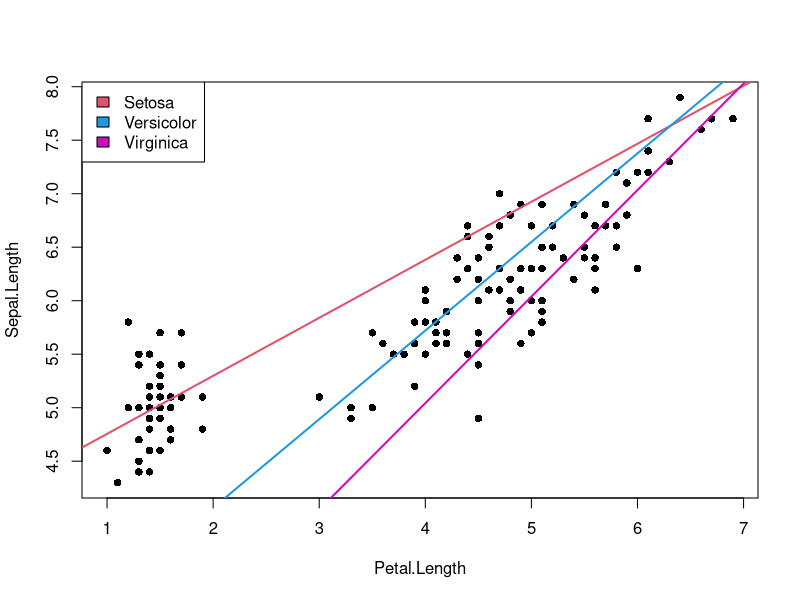
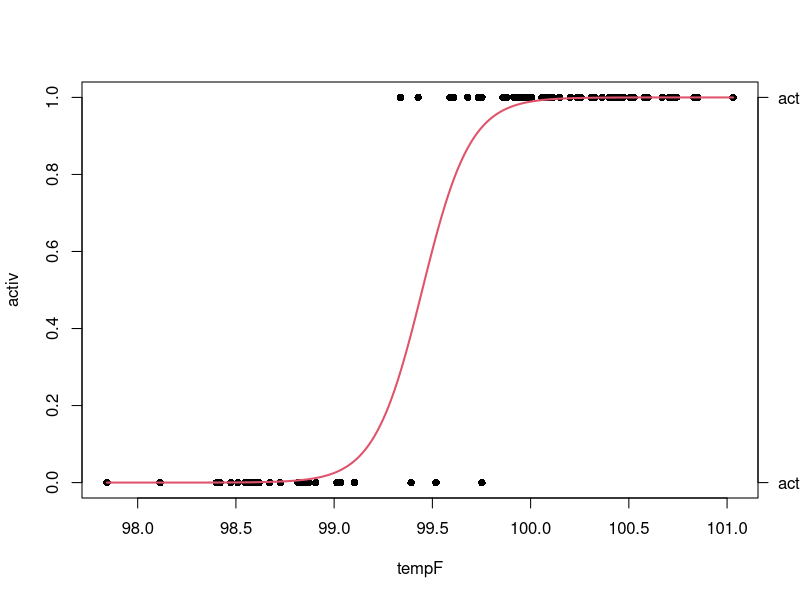

The R source for these figures, in order:
# Macie Wheeler
# Homework 6

### Question 1

## Part a

attach(iris)

mod1 <- lm(Sepal.Length ~ Petal.Length * Species, data = iris)
summary(mod1)

## Part b

# Versicolor: .8283x + 2.4076
# Virginica: .9957x + 1.0597
# Setosa: .5423x + 4.2132

# As petal length for the species Versicolor increases by 1 cm, I would predict
# sepal length for the species Versicolor to increase by .8283 cm.
# As petal length for the species Virginica increases by 1 cm, I would predict
# sepal length for the species Virginica to increase by .9957 cm.
# As petal length for the species Setosa increases by 1 cm, I would predict
# sepal length for the species Setosa to increase by .5423 cm.

## Part c

plot(Sepal.Length ~ Petal.Length, data = iris, pch = 16)
legend('topleft', fill = c(2, 4, 6), legend = c('Setosa', 'Versicolor', 'Virginica'))
abline(a = coef(mod1)[1], b = coef(mod1)[2], col = 2, lwd = 2)
abline(a = sum(coef(mod1)[c(1, 3)]), b = sum(coef(mod1)[c(2, 5)]), col = 4, lwd = 2)
abline(a = sum(coef(mod1)[c(1, 4)]), b = sum(coef(mod1)[c(2, 6)]), col = 6, lwd = 2)

## Part d

predict(mod1, data.frame(Petal.Length = 3.4, Species = 'versicolor'),
                interval = 'prediction', level = .95)

# I would predict the sepal length for a Versicolor iris with a petal length that
# is 3.4 cm long to be about 5.22 cm.

## Part e

anova(mod1)

# The null hypothesis is that the Petal Length:Species interaction slopes are all
# equal to zero.
# The alternative hypothesis is that the Petal Length:Species interaction slopes 
# are not all equal to zero.
# With a p-value of .1895, which is higher than an alpha of .05, we would fail
# to reject the null hypothesis, since we don't have significant enough evidence
# that the slopes for the Petal Length:Species interactions are not all equal to 
# zero.

## Part f

mod2 = lm(Sepal.Length ~ Petal.Length + Species, data = iris)
summary(mod2)

# As petal length for all of the species (Versicolor, Virginica, and Setosa)
# increases by 1 cm, I would predict sepal length for each of the species to
# increase by .90456 cm.

## Part g

predict(mod2, data.frame(Petal.Length = 5.5, Species = 'virginica'),
        interval = 'prediction', level = .90)

# Using the no-interaction model, I'm 90% sure that the sepal length of a
# Virginica iris with a 5.5-cm-long petal will be between 5.975822 cm and 
# 7.106103 cm.

## Part h

summary(mod2)

# The R squared value for the no-interaction model is .8367. This means that about
# 83.67% of the variability in sepal length can be explained by its 
# relationship with petal length and species as predictors.

### Question 2

## Part a

attach(LifeCycleSavings)

modallint = lm(sr~.^2, data = LifeCycleSavings)
anova(modallint)

# It looks as if pop15 and ddpi are both significant/useful. This is due to the 
# fact that pop15 has a p-value of .0006, which is lower than an alpha of .05,
# and that ddpi has a p-value of .0459, which is lower than an alpha of .05.

## Part b

summary(modallint)

# None of the predictors look significant/useful now, as none of them have a
# p-value that is smaller than an alpha of .05.

## Part c

step(modallint)
modallint2 = lm(sr ~ pop15 + dpi + ddpi + dpi:ddpi, data = LifeCycleSavings)

# The predictors included in this reduced model are pop15, dpi, and ddpi, as well
# as the interaction of dpi:ddpi.

## Part d

summary(modallint)
summary(modallint2)

# The R squared for the full model was .412, whereas the R squared for the 
# reduced model was .3745. This shows that the R squared in the reduced model
# is smaller than the R squared in the full model.
# The adjusted R squared for the full model was .2612, whereas the adjusted R
# squared for the reduced model was .3189. This shows that the adjusted R
# squared in the reduced model is larger than the adjusted R squared in the full
# model.
# Based off of the adjusted R squared value, which seems more reliable than R 
# squared, I would choose the reduced model, since it's adjusted R squared was
# higher than the adjusted R squared of the full model.

## Part e

anova(modallint, modallint2)

# Given a relatively small F value of .4146 and a larger p-value of .8648, 
# which is larger than an alpha of .05, there seems as if there isn't a significant 
# difference in the fit of the two models.
# It doesn't seem as if we've lost anything of value by removing those predictors,
# it seems as if we haven't removed enough.

## Part f

summary(modallint2)

# The predictor ddpi looks very insignificant based on its t-test, seeing as its
# p-value is .850521, which is a lot larger than an alpha of .05. I think that
# the stepwise procedure decided to keep ddpi since the interaction dpi:ddpi
# had the smallest p-value when doing a t-test on the full model.

### Question 3

## Part a

beaver2$tempF <- ((beaver2$temp / 5) * 9) + 32

## Part b

attach(beaver2)

logmod <- glm(activ ~ tempF, family = binomial(link = 'logit'))

plot(activ ~ tempF, pch = 16)
axis(4, at = 0:1, c('activity inside', 'activity outside'), las = 1)

alltempF = seq(min(tempF), max(tempF), len = 1000)
phats = predict(logmod, newdata = data.frame(tempF = alltempF), type = 'response')
lines(phats ~ alltempF, col = 2, lwd = 2)

## Part c

summary(logmod)
exp(coef(logmod)[2])

# If the temperature in degrees Fahrenheit is increased by 1 degree, the odds that
# the activity was outside the retreat is 3505.832 times higher than it was 
# before.

## Part d

predict(logmod, newdata = data.frame(tempF = 98.7), type = 'response')

# If the beaver's body temperature is 98.7 degrees Fahrenheit, the probability
# that it is active is about .2%.

## Part e

predict(logmod, newdata = data.frame(tempF = 99.7), type = 'response')

# If the beaver's body temperature is 99.7 degrees Fahrenheit, the probability
# that it is active is about 88.63%.

### Question 4

## Part a

library(nnet)
attach(iris)

multi1 = multinom(Species ~ Sepal.Length)
predict(multi1, data.frame(Sepal.Length = 6.3), type = 'probs')

# The probability of a Setosa iris to have a sepal length of 6.3 cm is about .7%.
# The probability of a Versicolor iris to have a sepal length of 6.3 cm is about 46.78%.
# The probability of a Virginica iris to have a sepal length of 6.3 cm is about 52.56%.

## Part b

multi2 = multinom(Species ~ Petal.Length)
predict(multi2, data.frame(Petal.Length = 5.1), type = 'probs')

# The probability of a Setosa iris to have a petal length of 5.1 cm is about 0%.
# The probability of a Versicolor iris to have a petal length of 5.1 cm is about 10.7%.
# The probability of a Virginica iris to have a petal length of 5.1 cm is about 89.3%.

## Part c

summary(multi1)
summary(multi2)

# The residual deviance for the first model is 182.0679 and the AIC is 190.0679.
# The residual deviance for the second model is 33.48589 and the AIC is 41.48589.

# The second model appears to be the better model based on these metrics, since
# they are lower in the second model for both residual deviance and AIC.

## Part d

multi3 = multinom(Species ~ Sepal.Length + Sepal.Width + Petal.Length + Petal.Width)
predict(multi3, data.frame(Sepal.Length = 6.3, Sepal.Width = 2.8,
                           Petal.Length = 5.1, Petal.Width = 1.5), type = 'probs')

# The probability that a flower with a sepal length of 6.3, a sepal width of 2.8, a 
# petal length of 5.1, and a petal width of 1.5 is of the species Setosa is about
# 0%.
# The probability that a flower with a sepal length of 6.3, a sepal width of 2.8, a 
# petal length of 5.1, and a petal width of 1.5 is of the species Versicolor is about
# 79.4%.
# The probability that a flower with a sepal length of 6.3, a sepal width of 2.8, a 
# petal length of 5.1, and a petal width of 1.5 is of the species Virginica is about
# 20.6%.

## Part e

Species[Sepal.Length == 6.3 & Sepal.Width == 2.8 & Petal.Length == 5.1 & Petal.Width == 1.5]

# The flower described in part d is of the species Virginica.
